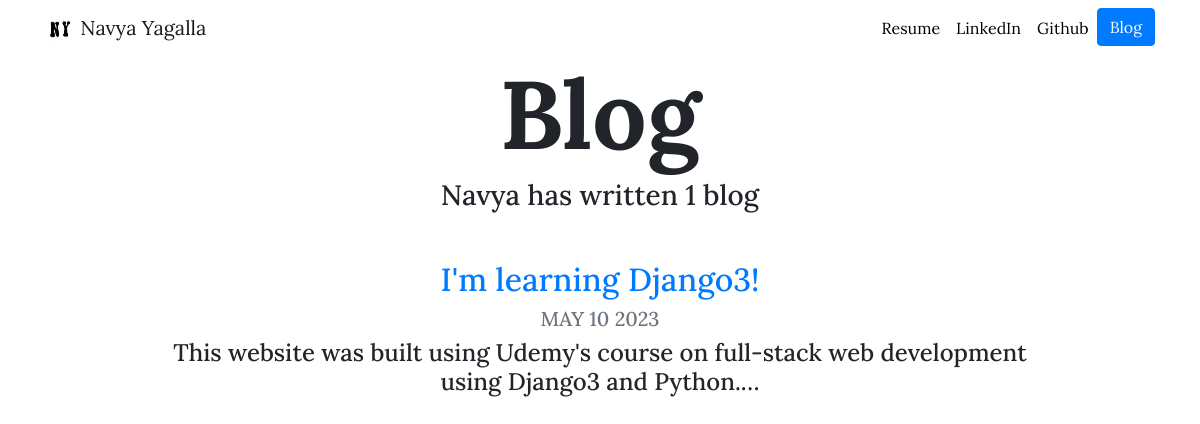
Screenshot of /blog/ with the database file from the repository.
### blog/models.py (models this page shows, shortened)
class Blog(models.Model):
    title = models.CharField(max_length = 200)
    description = models.TextField()
    image = models.ImageField(upload_to='blog/images')
    date = models.DateField()
    url = models.URLField(blank=True)

### blog/views.py (the view)
# urls.py: path('', views.all_blogs, name='all_blogs'),
def all_blogs(request):
    blogs = Blog.objects.order_by('-date')
    return render(request, 'blog/all_blogs.html', {'blogs':blogs})

### blog/templates/blog/all_blogs.html
{% extends "portfolio/base.html" %}
{% load static %}
{% block content %}
<h1 id="blogtitle" class="font-weight-bold text-center">Blog</h1>
<h3 class="text-center mb-5">Navya has written {{ blogs.count }} blog{{ blogs.count|pluralize }}</h3>
{% for blog in blogs %}
<div class="row justify-content-center my-3">
  <div class="col-md-10">
    <a href="{% url 'blog:detail' blog.id %}">
      <h2>{{ blog.title }}</h2>
    </a>
    <h5 class="text-muted">{{ blog.date|date:'M d Y'|upper }}</h5>
    <h4>{{ blog.description|striptags|truncatechars:100 }}</h4>
  </div>
</div>
{% endfor %}
{% endblock %}

### portfolio/static/portfolio/custom.css (style rules this page uses)
body { font-family: 'Lora', serif; text-align: center; }
#blogtitle { font-size: 6rem; }

### rows the page displays
Blog: title "I'm learning Django3!", date "MAY 10 2023", description "This website was built using Udemy's course on full-stack web development using Django3 and Python.…"

### other values shown
{{ blogs.count }} "1"
